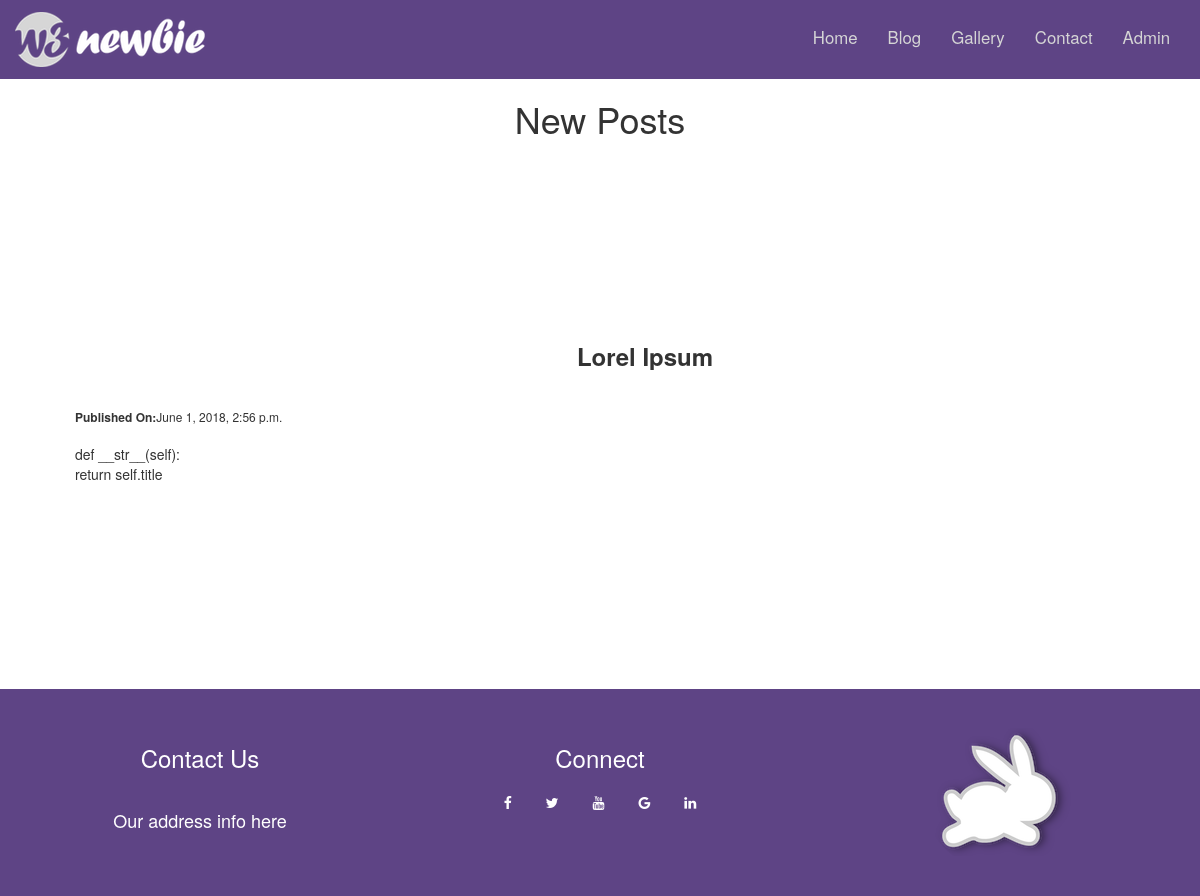
Page /blog/2 on the committed database.
### blog/models.py (models this page shows, shortened)
class Post(models.Model):
	title=models.CharField(max_length=200)
	body=models.TextField()
	date=models.DateTimeField()

### blog/templates/blog/details.html
{% load staticfiles %}
{% include 'home/header.html'%}
<h1 class="text-center" style="overflow-y:hidden;">New Posts</h1>
    <div class="container">
		<div class="container">
			<div class="container">
				<div class="container ">
					{% block content %}
						<h3 class="text-center"><b>{{post.title}}</b></h3>
						<br>
						<h6><b>Published On:</b>{{post.date}}</h6>
						<p>{{post.body|safe|linebreaks}}</p>
					{% endblock %}
				</div>
			</div>
		</div
	</div>
</div>
{% include 'home/footer.html'%}

### home/static/home/css/style.css (style rules this page uses)
* { margin: 0; padding: 0; overflow-x: hidden; }
.container { margin: 4% auto; }

### rows in the picture
Post: title "Lorel Ipsum", date "June 1, 2018, 2:56 p.m.", body "def __str__(self): return self.title"
